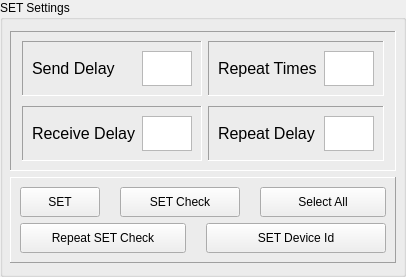
                <widget class="QGroupBox" name="groupBox_3">
                 <property name="title">
                  <string>SET Settings</string>
                 </property>
                 <layout class="QVBoxLayout" name="verticalLayout_9">
                  <property name="leftMargin">
                   <number>7</number>
                  </property>
                  <property name="rightMargin">
                   <number>7</number>
                  </property>
                  <item>
                   <widget class="QFrame" name="frame_11">
                    <property name="frameShape">
                     <enum>QFrame::Panel</enum>
                    </property>
                    <property name="frameShadow">
                     <enum>QFrame::Sunken</enum>
                    </property>
                    <layout class="QGridLayout" name="gridLayout_4">
                     <property name="leftMargin">
                      <number>11</number>
                     </property>
                     <property name="rightMargin">
                      <number>11</number>
                     </property>
                     <item row="0" column="0">
                      <layout class="QVBoxLayout" name="verticalLayout_16">
                       <property name="spacing">
                        <number>10</number>
                       </property>
                       <item>
                        <widget class="QFrame" name="frame">
                         <property name="frameShape">
                          <enum>QFrame::Panel</enum>
                         </property>
                         <property name="frameShadow">
                          <enum>QFrame::Sunken</enum>
                         </property>
                         <layout class="QHBoxLayout" name="horizontalLayout_4">
                          <item>
                           <widget class="QLabel" name="label_30">
                            <property name="sizePolicy">
                             <sizepolicy hsizetype="MinimumExpanding" vsizetype="MinimumExpanding">
                              <horstretch>0</horstretch>
                              <verstretch>0</verstretch>
                             </sizepolicy>
                            </property>
                            <property name="minimumSize">
                             <size>
                              <width>0</width>
                              <height>20</height>
                             </size>
                            </property>
                            <property name="focusPolicy">
                             <enum>Qt::ClickFocus</enum>
                            </property>
                            <property name="text">
                             <string>&lt;html&gt;&lt;head/&gt;&lt;body&gt;&lt;p&gt;&lt;span style=&quot; font-size:12pt;&quot;&gt;Send Delay&lt;/span&gt;&lt;/p&gt;&lt;/body&gt;&lt;/html&gt;</string>
                            </property>
                           </widget>
                          </item>
                          <item>
                           <widget class="QPlainTextEdit" name="Set_send_time">
                            <property name="sizePolicy">
                             <sizepolicy hsizetype="Minimum" vsizetype="Minimum">
                              <horstretch>0</horstretch>
                              <verstretch>0</verstretch>
                             </sizepolicy>
                            </property>
                            <property name="minimumSize">
                             <size>
                              <width>50</width>
                              <height>30</height>
                             </size>
                            </property>
                            <property name="maximumSize">
                             <size>
                              <width>50</width>
                              <height>35</height>
                             </size>
                            </property>
                            <property name="font">
                             <font>
                              <pointsize>11</pointsize>
                             </font>
                            </property>
                            <property name="focusPolicy">
                             <enum>Qt::ClickFocus</enum>
                            </property>
                            <property name="styleSheet">
                             <string notr="true">color: rgb(91, 91, 91) ;</string>
                            </property>
                            <property name="verticalScrollBarPolicy">
                             <enum>Qt::ScrollBarAlwaysOff</enum>
                            </property>
                           </widget>
                          </item>
                         </layout>
                        </widget>
                       </item>
                       <item>
                        <widget class="QFrame" name="frame">
                         <property name="frameShape">
                          <enum>QFrame::Panel</enum>
                         </property>
                         <property name="frameShadow">
                          <enum>QFrame::Sunken</enum>
                         </property>
                         <layout class="QHBoxLayout" name="horizontalLayout_5">
                          <item>
                           <widget class="QLabel" name="label_25">
                            <property name="sizePolicy">
                             <sizepolicy hsizetype="MinimumExpanding" vsizetype="MinimumExpanding">
                              <horstretch>0</horstretch>
                              <verstretch>0</verstretch>
                             </sizepolicy>
                            </property>
                            <property name="minimumSize">
                             <size>
                              <width>0</width>
                              <height>20</height>
                             </size>
                            </property>
                            <property name="focusPolicy">
                             <enum>Qt::ClickFocus</enum>
                            </property>
                            <property name="text">
                             <string>&lt;html&gt;&lt;head/&gt;&lt;body&gt;&lt;p&gt;&lt;span style=&quot; font-size:12pt;&quot;&gt;Receive Delay&lt;/span&gt;&lt;/p&gt;&lt;/body&gt;&lt;/html&gt;</string>
                            </property>
                           </widget>
                          </item>
                          <item>
                           <widget class="QPlainTextEdit" name="Set_receive_time">
                            <property name="sizePolicy">
                             <sizepolicy hsizetype="Minimum" vsizetype="Minimum">
                              <horstretch>0</horstretch>
                              <verstretch>0</verstretch>
                             </sizepolicy>
                            </property>
                            <property name="minimumSize">
                             <size>
                              <width>50</width>
                              <height>30</height>
                             </size>
                            </property>
                            <property name="maximumSize">
                             <size>
                              <width>50</width>
                              <height>35</height>
                             </size>
                            </property>
                            <property name="font">
                             <font>
                              <pointsize>11</pointsize>
                             </font>
                            </property>
                            <property name="focusPolicy">
                             <enum>Qt::ClickFocus</enum>
                            </property>
                            <property name="styleSheet">
                             <string notr="true">color: rgb(91, 91, 91) ;</string>
                            </property>
                            <property name="verticalScrollBarPolicy">
                             <enum>Qt::ScrollBarAlwaysOff</enum>
                            </property>
                           </widget>
                          </item>
                         </layout>
                        </widget>
                       </item>
                      </layout>
                     </item>
                     <item row="0" column="1">
                      <layout class="QVBoxLayout" name="verticalLayout_17">
                       <property name="spacing">
                        <number>10</number>
                       </property>
                       <item>
                        <widget class="QFrame" name="frame">
                         <property name="frameShape">
                          <enum>QFrame::Panel</enum>
                         </property>
                         <property name="frameShadow">
                          <enum>QFrame::Sunken</enum>
                         </property>
                         <layout class="QHBoxLayout" name="horizontalLayout_7">
                          <property name="spacing">
                           <number>7</number>
                          </property>
                          <item>
                           <widget class="QLabel" name="label_27">
                            <property name="sizePolicy">
                             <sizepolicy hsizetype="MinimumExpanding" vsizetype="MinimumExpanding">
                              <horstretch>0</horstretch>
                              <verstretch>0</verstretch>
                             </sizepolicy>
                            </property>
                            <property name="minimumSize">
                             <size>
                              <width>0</width>
                              <height>20</height>
                             </size>
                            </property>
                            <property name="focusPolicy">
                             <enum>Qt::ClickFocus</enum>
                            </property>
                            <property name="text">
                             <string>&lt;html&gt;&lt;head/&gt;&lt;body&gt;&lt;p&gt;&lt;span style=&quot; font-size:12pt;&quot;&gt;Repeat Times&lt;/span&gt;&lt;/p&gt;&lt;/body&gt;&lt;/html&gt;</string>
                            </property>
                           </widget>
                          </item>
                          <item>
                           <widget class="QPlainTextEdit" name="set_No_of_repetitions">
                            <property name="sizePolicy">
                             <sizepolicy hsizetype="Minimum" vsizetype="Minimum">
                              <horstretch>0</horstretch>
                              <verstretch>0</verstretch>
                             </sizepolicy>
                            </property>
                            <property name="minimumSize">
                             <size>
                              <width>50</width>
                              <height>30</height>
                             </size>
                            </property>
                            <property name="maximumSize">
                             <size>
                              <width>50</width>
                              <height>35</height>
                             </size>
                            </property>
                            <property name="font">
                             <font>
                              <family>MS Shell Dlg 2</family>
                              <pointsize>11</pointsize>
                              <weight>50</weight>
                              <italic>false</italic>
                              <bold>false</bold>
                             </font>
                            </property>
                            <property name="focusPolicy">
                             <enum>Qt::ClickFocus</enum>
                            </property>
                            <property name="styleSheet">
                             <string notr="true">color: rgb(91, 91, 91) ;</string>
                            </property>
                            <property name="verticalScrollBarPolicy">
                             <enum>Qt::ScrollBarAlwaysOff</enum>
                            </property>
                           </widget>
                          </item>
                         </layout>
                        </widget>
                       </item>
                       <item>
                        <widget class="QFrame" name="frame">
                         <property name="frameShape">
                          <enum>QFrame::Panel</enum>
                         </property>
                         <property name="frameShadow">
                          <enum>QFrame::Sunken</enum>
                         </property>
                         <layout class="QHBoxLayout" name="horizontalLayout_8">
                          <item>
                           <widget class="QLabel" name="label_17">
                            <property name="sizePolicy">
                             <sizepolicy hsizetype="MinimumExpanding" vsizetype="MinimumExpanding">
                              <horstretch>0</horstretch>
                              <verstretch>0</verstretch>
                             </sizepolicy>
                            </property>
                            <property name="minimumSize">
                             <size>
                              <width>0</width>
                              <height>20</height>
                             </size>
                            </property>
                            <property name="focusPolicy">
                             <enum>Qt::ClickFocus</enum>
                            </property>
                            <property name="text">
                             <string>&lt;html&gt;&lt;head/&gt;&lt;body&gt;&lt;p&gt;&lt;span style=&quot; font-size:12pt;&quot;&gt;Repeat Delay&lt;/span&gt;&lt;/p&gt;&lt;/body&gt;&lt;/html&gt;</string>
                            </property>
                           </widget>
                          </item>
                          <item>
                           <widget class="QPlainTextEdit" name="set_Delay_in_repetition">
                            <property name="sizePolicy">
                             <sizepolicy hsizetype="Minimum" vsizetype="Minimum">
                              <horstretch>0</horstretch>
                              <verstretch>0</verstretch>
                             </sizepolicy>
                            </property>
                            <property name="minimumSize">
                             <size>
                              <width>50</width>
                              <height>30</height>
                             </size>
                            </property>
                            <property name="maximumSize">
                             <size>
                              <width>50</width>
                              <height>35</height>
                             </size>
                            </property>
                            <property name="font">
                             <font>
                              <family>MS Shell Dlg 2</family>
                              <pointsize>11</pointsize>
                              <weight>50</weight>
                              <italic>false</italic>
                              <bold>false</bold>
                             </font>
                            </property>
                            <property name="focusPolicy">
                             <enum>Qt::ClickFocus</enum>
                            </property>
                            <property name="styleSheet">
                             <string notr="true">color: rgb(91, 91, 91) ;</string>
                            </property>
                            <property name="verticalScrollBarPolicy">
                             <enum>Qt::ScrollBarAlwaysOff</enum>
                            </property>
                           </widget>
                          </item>
                         </layout>
                        </widget>
                       </item>
                      </layout>
                     </item>
                    </layout>
                   </widget>
                  </item>
                  <item>
                   <widget class="QFrame" name="frame">
                    <property name="frameShape">
                     <enum>QFrame::Panel</enum>
                    </property>
                    <property name="frameShadow">
                     <enum>QFrame::Raised</enum>
                    </property>
                    <layout class="QGridLayout" name="gridLayout_13">
                     <item row="0" column="0">
                      <layout class="QVBoxLayout" name="verticalLayout">
                       <item>
                        <layout class="QGridLayout" name="gridLayout_18">
                         <property name="horizontalSpacing">
                          <number>20</number>
                         </property>
                         <item row="0" column="0">
                          <widget class="QPushButton" name="set_btn">
                           <property name="minimumSize">
                            <size>
                             <width>80</width>
                             <height>30</height>
                            </size>
                           </property>
                           <property name="maximumSize">
                            <size>
                             <width>200</width>
                             <height>16777215</height>
                            </size>
                           </property>
                           <property name="focusPolicy">
                            <enum>Qt::ClickFocus</enum>
                           </property>
                           <property name="styleSheet">
                            <string notr="true">font: 75 10pt &quot;MS Shell Dlg 2&quot;;</string>
                           </property>
                           <property name="text">
                            <string>SET</string>
                           </property>
                           <property name="checkable">
                            <bool>false</bool>
                           </property>
                          </widget>
                         </item>
                         <item row="0" column="1">
                          <widget class="QPushButton" name="set_send_rx_btn">
                           <property name="minimumSize">
                            <size>
                             <width>120</width>
                             <height>30</height>
                            </size>
                           </property>
                           <property name="maximumSize">
                            <size>
                             <width>200</width>
                             <height>16777215</height>
                            </size>
                           </property>
                           <property name="focusPolicy">
                            <enum>Qt::ClickFocus</enum>
                           </property>
                           <property name="styleSheet">
                            <string notr="true">font: 75 10pt &quot;MS Shell Dlg 2&quot;;</string>
                           </property>
                           <property name="text">
                            <string>SET Check</string>
                           </property>
                           <property name="checkable">
                            <bool>true</bool>
                           </property>
                          </widget>
                         </item>
                         <item row="0" column="2">
                          <widget class="QPushButton" name="select_all_btn">
                           <property name="sizePolicy">
                            <sizepolicy hsizetype="Expanding" vsizetype="Fixed">
                             <horstretch>0</horstretch>
                             <verstretch>0</verstretch>
                            </sizepolicy>
                           </property>
                           <property name="minimumSize">
                            <size>
                             <width>120</width>
                             <height>30</height>
                            </size>
                           </property>
                           <property name="maximumSize">
                            <size>
                             <width>200</width>
                             <height>16777215</height>
                            </size>
                           </property>
                           <property name="focusPolicy">
                            <enum>Qt::ClickFocus</enum>
                           </property>
                           <property name="styleSheet">
                            <string notr="true">font: 75 10pt &quot;MS Shell Dlg 2&quot;;</string>
                           </property>
                           <property name="text">
                            <string>Select All</string>
                           </property>
                           <property name="checkable">
                            <bool>false</bool>
                           </property>
                          </widget>
                         </item>
                        </layout>
                       </item>
                       <item>
                        <layout class="QGridLayout" name="gridLayout_21">
                         <property name="horizontalSpacing">
                          <number>20</number>
                         </property>
                         <item row="0" column="0">
                          <widget class="QPushButton" name="repeat_auto_set_btn">
                           <property name="minimumSize">
                            <size>
                             <width>80</width>
                             <height>30</height>
                            </size>
                           </property>
                           <property name="focusPolicy">
                            <enum>Qt::ClickFocus</enum>
                           </property>
                           <property name="styleSheet">
                            <string notr="true">font: 75 10pt &quot;MS Shell Dlg 2&quot;;</string>
                           </property>
                           <property name="text">
                            <string>Repeat SET Check</string>
                           </property>
                           <property name="checkable">
                            <bool>true</bool>
                           </property>
                          </widget>
                         </item>
                         <item row="0" column="1">
                          <widget class="QPushButton" name="set_dvc_id_btn">
                           <property name="minimumSize">
                            <size>
                             <width>180</width>
                             <height>30</height>
                            </size>
                           </property>
                           <property name="maximumSize">
                            <size>
                             <width>200</width>
                             <height>16777215</height>
                            </size>
                           </property>
                           <property name="focusPolicy">
                            <enum>Qt::ClickFocus</enum>
                           </property>
                           <property name="styleSheet">
                            <string notr="true">font: 75 10pt &quot;MS Shell Dlg 2&quot;;</string>
                           </property>
                           <property name="text">
                            <string>SET Device Id</string>
                           </property>
                           <property name="checkable">
                            <bool>false</bool>
                           </property>
                          </widget>
                         </item>
                        </layout>
                       </item>
                      </layout>
                     </item>
                    </layout>
                   </widget>
                  </item>
                 </layout>
                </widget>
